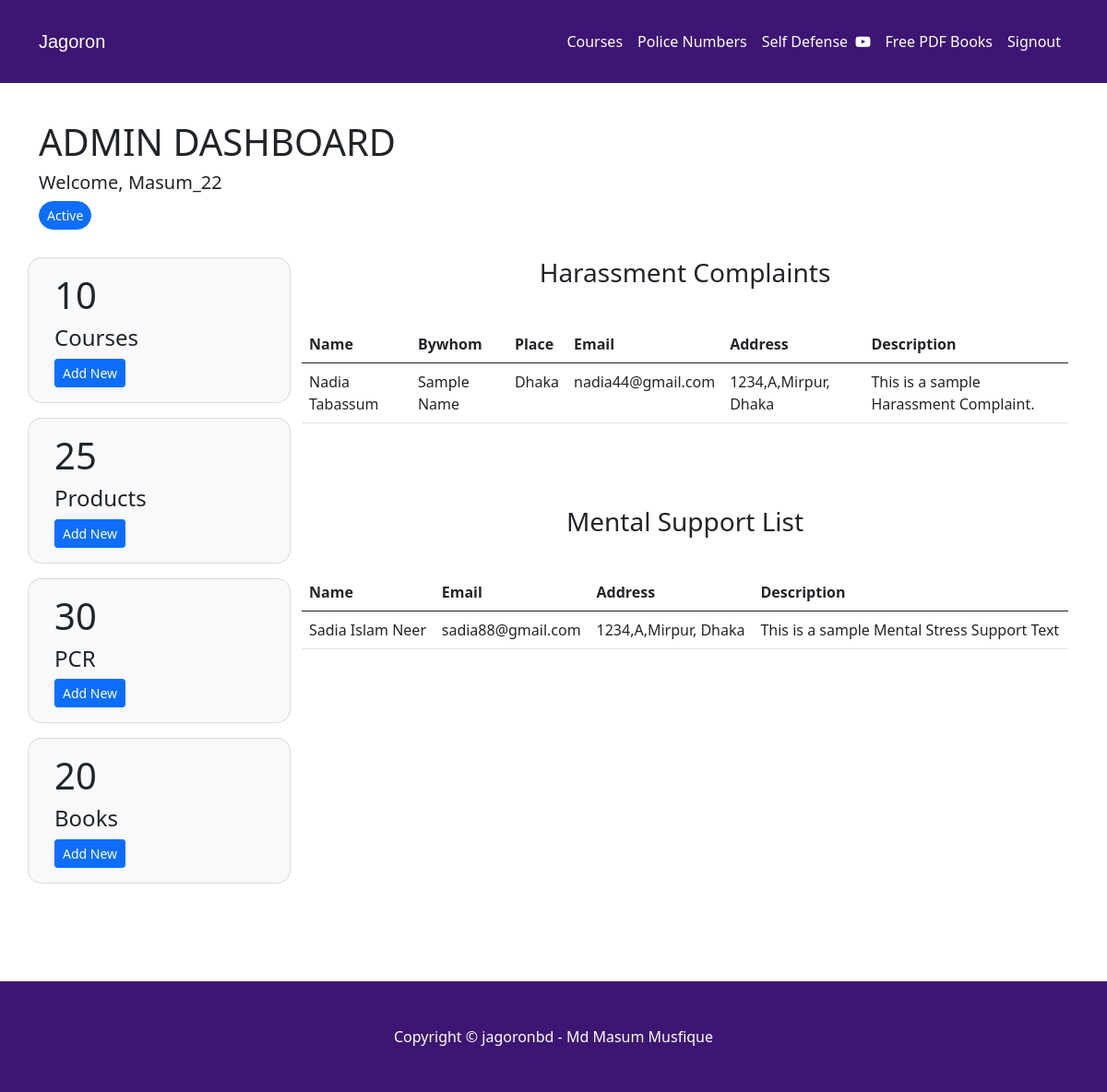
Screenshot of /adminDashBoard.php (signed in) with the database file from the repository.
### tables this page shows
CREATE TABLE `Harassment_Complaint` (
  `sno` int(7) NOT NULL,
  `Name` varchar(60) NOT NULL,
  `Bywhom` varchar(60) NOT NULL,
  `Place` varchar(150) NOT NULL,
  `Email` varchar(150) NOT NULL,
  `Address` varchar(150) NOT NULL,
  `Description` varchar(255) NOT NULL
);

CREATE TABLE `MENTAL_SUPPORT` (
  `sno` int(11) NOT NULL,
  `Name` varchar(60) NOT NULL,
  `Email` varchar(60) NOT NULL,
  `Address` varchar(150) NOT NULL,
  `Description` varchar(255) NOT NULL
);

### adminDashBoard.php (the view, shortened to what this page needs)
<!DOCTYPE html>
<html lang="en">
<head>
    <link rel="stylesheet" href="https://cdnjs.cloudflare.com/ajax/libs/font-awesome/4.7.0/css/font-awesome.min.css">
    <link href="https://cdn.jsdelivr.net/npm/bootstrap@5.0.2/dist/css/bootstrap.min.css" rel="stylesheet">
</head>
<body>
  <nav class="navbar navbar-expand-lg navbar-light" style="background-color: #3D1673; padding: 25px;">
    <div class="container">
      <a class="navbar-brand" href="index.html"
        style="font-family: Poppins, Arial; color: white; font-weight: 400;">Jagoron</a>
      <div class="collapse navbar-collapse" id="navbarSupportedContent">
      <ul class="navbar-nav me-auto mb-2 mb-lg-0">
        <li class="nav-item">
          <a class="nav-link active" aria-current="page" href="#"></a>
        </li>
      </ul>
      <form class="d-flex">
      <ul class="navbar-nav me-auto mb-2 mb-lg-0">
          <li class="nav-item">
            <a class="nav-link" href="#courses" style="color: white">Courses</a>
          </li>
          <li class="nav-item">
            <a class="nav-link" href="policebd.html" style="color: white">Police Numbers</a>
          </li>
          <li class="nav-item">
            <a class="nav-link" style="color: white" href="#Tutorials">Self Defense&nbsp; <i
                class="fa fa-youtube-play"></i></a>
          </li>
          <li class="nav-item">
            <a class="nav-link" href="index.html" style="color: white">Free PDF Books</a>
          </li>
          <li class="nav-item">
            <a class="nav-link" style="color: white" href="index.html">Signout</a>
          </li>
        </ul>
      </form>
      </div>
    </div>
  </nav>
    <div class="container">
      <div class="row">
          <div class="col-md-7 col-lg-7 col-12" style="display: flex">
              <div style="margin-top: 40px;">
                <h1>ADMIN DASHBOARD</h1>
                <h5>Welcome, <?php echo $_SESSION['username']?></h5>
                <button type="button" class="btn btn-primary btn-sm" style="border-radius: 30px;">Active</button>
              </div>
          </div>
          <div class="col-md-5 col-lg-5"></div>
      </div>
        <div class="row" style="margin-top: 30px">
          <div class="col-md-3 col-lg-3 col-12">
              <div class="row">
                  <div class="card text-dark bg-light mb-3" style="max-width: 18rem; border-radius: 15px">
                    <div class="card-body">
                      <h1 class="card-title">10</h1>
                      <h4>Courses</h4>
                          <button type="button" class="btn btn-primary btn-sm" data-bs-toggle="modal" data-bs-target="#addNewCourseModal">
                            Add New
                          </button>
                    </div>
                  </div>
              </div>
              <div class="row">
                <div class="card text-dark bg-light mb-3" style="max-width: 18rem; border-radius: 15px">
                  <div class="card-body">
                    <h1 class="card-title">25</h1>
                    <h4>Products</h4>
                            <button type="button" class="btn btn-primary btn-sm" data-bs-toggle="modal" data-bs-target="#addNewProductModal">
                            Add New
                          </button>
                  </div>
                </div>
              </div>
              <div class="row">
                <div class="card text-dark bg-light mb-3" style="max-width: 18rem; border-radius: 15px">
                  <div class="card-body">
                    <h1 class="card-title">30</h1>
                    <h4>PCR</h4>
                          <button type="button" class="btn btn-primary btn-sm" data-bs-toggle="modal" data-bs-target="#addNewPCRModal">
                            Add New
                          </button>
                  </div>
                </div>
              </div>
              <div class="row">
                <div class="card text-dark bg-light mb-3" style="max-width: 18rem; border-radius: 15px">
                  <div class="card-body">
                    <h1 class="card-title">20</h1>
                    <h4>Books</h4>
                            <button type="button" class="btn btn-primary btn-sm" data-bs-toggle="modal" data-bs-target="#addNewBookModal">
                            Add New
                          </button>
                  </div>
                </div>
              </div>
          </div>
          <div class="col-md-9 col-lg-9 col-12">
          <div class="div text-center" id="feedback">
              <h3 style="margin-bottom: 40px">
                Harassment Complaints
              </h3>
          </div>
            <table class="table">
              <thead>
                <tr>
                  <th scope="col">Name</th>
                  <th scope="col">Bywhom</th>
                  <th scope="col">Place</th>
                  <th scope="col">Email</th>
                  <th scope="col">Address</th>
                  <th scope="col">Description</th>
                </tr>
              </thead>
              <tbody>
                <?php
                 $host = 'localhost';
	               $user = 'root';
	               $pass = '';
	               $db = 'jagoron';
	               $mysqli = new mysqli($host,$user,$pass,$db) or die($mysqli->error);
	               $sql1 = "select * FROM Harassment_Complaint";
                  $result1 = mysqli_query($mysqli, $sql1);
                    if ($result1->num_rows > 0):
                ?>
                <?php while($array=mysqli_fetch_row($result1)): ?>
                <tr>
                    <td><?php echo $array[1];?></td>
                    <td><?php echo $array[2];?></td>
                    <td><?php echo $array[3];?></td>
                    <td><?php echo $array[4];?></td>
                    <td><?php echo $array[5];?></td>
                    <td><?php echo $array[6];?></td>
                </tr>
                <?php endwhile; ?>
                <?php else: ?>
                <tr>
                   <td colspan="3" rowspan="1" headers="">No Data Found</td>
                </tr>
                <?php endif; ?>
              </tbody>
            </table>
          <div class="div text-center" id="feedback">
              <h3 style="margin-bottom: 40px; margin-top: 90px">
                  Mental Support List
              </h3>
          </div>
            <table class="table">
              <thead>
                <tr>
                  <th scope="col">Name</th>
                  <th scope="col">Email</th>
                  <th scope="col">Address</th>
                  <th scope="col">Description</th>
                </tr>
              </thead>
              <tbody>
                <?php
                 $host = 'localhost';
	               $user = 'root';
	               $pass = '';
	               $db = 'jagoron';
	               $mysqli = new mysqli($host,$user,$pass,$db) or die($mysqli->error);
	               $sql2 = "select * FROM MENTAL_SUPPORT";
                  $result2 = mysqli_query($mysqli, $sql2);
                    if ($result2->num_rows > 0):
                ?>
                <?php while($array=mysqli_fetch_row($result2)): ?>
                <tr>
                    <td><?php echo $array[1];?></td>
                    <td><?php echo $array[2];?></td>
                    <td><?php echo $array[3];?></td>
                    <td><?php echo $array[4];?></td>
                </tr>
                <?php endwhile; ?>
                <?php else: ?>
                <tr>
                   <td colspan="3" rowspan="1" headers="">No Data Found</td>
                </tr>
                <?php endif; ?>
              </tbody>
            </table>
          </div>
        </div>
    </div>
<footer class="py-5" style="background-color: #3D1673; margin-top: 90px;">
  <div class="container">
    <p class="m-0 text-center text-white">Copyright &copy; jagoronbd - Md Masum Musfique</p>
  </div>
</footer>
</body>
</html>

### adminDashBoard.php (style rules this page uses)
body { background-color: #ffffff; }

### rows the page displays
harassment_complaint: Name "Nadia Tabassum", Bywhom "Sample Name", Place "Dhaka", Email "nadia44@gmail.com", Address "1234,A,Mirpur, Dhaka", Description "This is a sample Harassment Complaint."
mental_support: Name "Sadia Islam Neer", Email "sadia88@gmail.com", Address "1234,A,Mirpur, Dhaka", Description "This is a sample Mental Stress Support Text"

### other values shown
$_SESSION['username'] "Masum_22"
